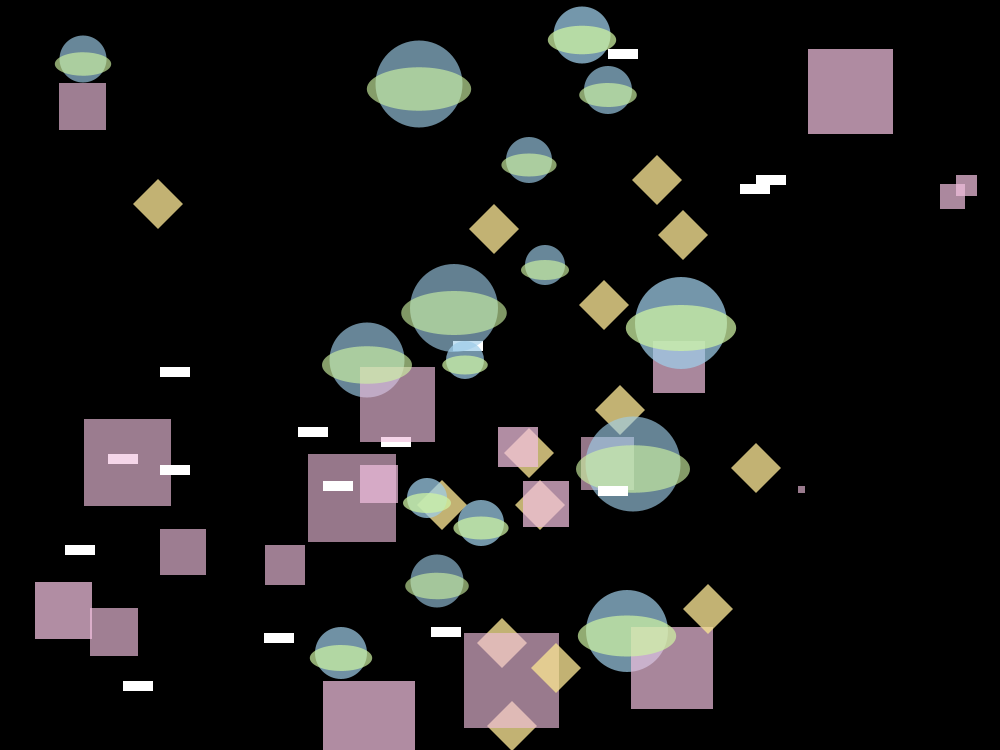
Frame 1 (no input)
Frame 60 (the mouse pressed at the canvas centre just before this capture): identical to frame 1, image omitted
Frame 120 (the mouse held since frame 60 and released just before this capture): identical to frame 1, image omitted

The Processing sketch that drew this single still picture (run headless with seeded random() and noise(); from frame 60 on, the mouse is pressed at the canvas centre):

// Processing sketch: Pretty_Pattern
// ── Pretty_Pattern.pde
int num = 100;
int [] xPos = new int[num];
int [] yPos = new int[num];

int [] size = new int[num];

int [] opacity = new int[num];

PShape smallRect;
PShape diamond;

void setup(){
  noStroke();

  size(1000,750);
  for(int i = 0; i<num; i++){
    opacity[i] = int(random(150,200));
    size[i] = int(random(0,100));
    
    xPos[i] = int(random(size[i]/2, width-size[i]/2));
    yPos[i] = int(random(size[i]/2, height-size[i]/2));

  }
  
  //creating shape smallRect
  smallRect = createShape(RECT, 0, 0, 30, 10);
  smallRect.setStroke(false);
  
  //creating shape diamond
  diamond = createShape();
  diamond.beginShape();
  diamond.fill(color(247, 227, 147), 200);
  diamond.noStroke();
  diamond.vertex(0, 25);
  diamond.vertex(25,0);
  diamond.vertex(50, 25);
  diamond.vertex(25, 50);
  diamond.endShape(CLOSE);
  
  
}


void draw(){
  background(0);
  
  for(int i = 0; i<num; i+=5){
    
    fill(color(158,205,232),opacity[i]);
    ellipse(yPos[i], xPos[i], size[i], size[i]);
    
    fill(color(240,191,221),opacity[i]);
    rect(xPos[i], yPos[i], size[i], size[i]);
    
    smallRect.setFill(color(255));
    shape(smallRect, xPos[i]-200, yPos[i]);
    
    shape(diamond, yPos[i]+50, xPos[i]+120);
    
    fill(color(206,243,163),opacity[i]);
    ellipse(yPos[i], xPos[i]+5, size[i]*1.2, size[i]*.5);
    
  }
}
